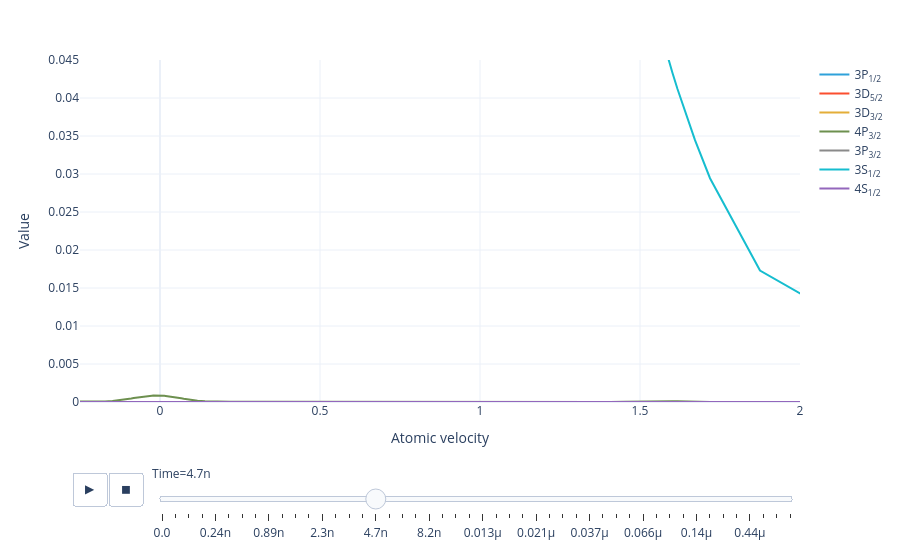

The code cell stored with this chart in its notebook:
### Code cell
model.level_population_distribution(sol).visualize(xaxis_range=(-.25, 2), yaxis_range=(0, .045))

### Figure 1 — Plotly figure (JSON) as saved in the notebook; plotly's stock layout.template omitted (floating-point values rounded to 4 significant figures)
{"data": [{"hovertemplate": "Level=3P<sub>1/2</sub><br>Time=0.0<br>Atomic velocity=%{x}<br>Value=%{y}<extra></extra>", "legendgroup": "3P<sub>1/2</sub>", "line": {"color": "#2fa1da", "dash": "solid"}, "marker": {"symbol": "circle"}, "mode": "lines", "name": "3P<sub>1/2</sub>", "orientation": "v", "showlegend": true, "type": "scatter", "x": [-2.5, -1.5, -0.875, -0.625, -0.4375, -0.3125, -0.2188, -0.1719, -0.1484, -0.1328, -0.1172, -0.1016, -0.08984, -0.08203, -0.07422, -0.06641, -0.05859, -0.05078, -0.04492, -0.04102, -0.03711, -0.0332, -0.0293, -0.02539, -0.02148, -0.01758, -0.01367, -0.009766, -0.005859, -0.001953, 0.001953, 0.005859, 0.009766, 0.01367, 0.01758, 0.02148, 0.02539, 0.0293, 0.03516, 0.04297, 0.05078, 0.05859, 0.06641, 0.07422, 0.08594, 0.1016, 0.1172, 0.1406, 0.1719, 0.2188, 0.3125, 0.4375, 0.5625, 0.6875, 0.875, 1.062, 1.188, 1.312, 1.406, 1.453, 1.484, 1.508, 1.523, 1.535, 1.543, 1.551, 1.559, 1.566, 1.574, 1.586, 1.602, 1.617, 1.641, 1.672, 1.719, 1.875, 2.5], "xaxis": "x", "y": [1.25e-12, 9.613e-11, 8.478e-10, 2.293e-09, 5.418e-09, 1.131e-08, 2.452e-08, 3.93e-08, 4.967e-08, 5.742e-08, 6.585e-08, 7.481e-08, 8.114e-08, 8.549e-08, 8.939e-08, 9.318e-08, 9.668e-08, 9.973e-08, 1.017e-07, 1.03e-07, 1.04e-07, 1.049e-07, 1.058e-07, 1.064e-07, 1.07e-07, 1.073e-07, 1.074e-07, 1.076e-07, 1.074e-07, 1.073e-07, 1.068e-07, 1.063e-07, 1.056e-07, 1.048e-07, 1.039e-07, 1.028e-07, 1.016e-07, 1.003e-07, 9.811e-08, 9.486e-08, 9.124e-08, 8.737e-08, 8.325e-08, 7.902e-08, 7.248e-08, 6.383e-08, 5.551e-08, 4.436e-08, 3.248e-08, 2.079e-08, 1.053e-08, 5.807e-09, 3.856e-09, 2.951e-09, 2.485e-09, 2.668e-09, 3.251e-09, 4.97e-09, 9.011e-09, 1.225e-08, 1.429e-08, 1.542e-08, 1.583e-08, 1.594e-08, 1.591e-08, 1.579e-08, 1.559e-08, 1.53e-08, 1.494e-08, 1.427e-08, 1.315e-08, 1.186e-08, 9.793e-09, 7.117e-09, 4.003e-09, 6.13e-10, 9.703e-12], "yaxis": "y"}, {"hovertemplate": "Level=3D<sub>5/2</sub><br>Time=0.0<br>Atomic velocity=%{x}<br>Value=%{y}<extra></extra>", "legendgroup": "3D<sub>5/2</sub>", "line": {"color": "#fb4f2f", "dash": "solid"}, "marker": {"symbol": "circle"}, "mode": "lines", "name": "3D<sub>5/2</sub>", "orientation": "v", "showlegend": true, "type": "scatter", "x": [-2.5, -1.5, -0.875, -0.625, -0.4375, -0.3125, -0.2188, -0.1719, -0.1484, -0.1328, -0.1172, -0.1016, -0.08984, -0.08203, -0.07422, -0.06641, -0.05859, -0.05078, -0.04492, -0.04102, -0.03711, -0.0332, -0.0293, -0.02539, -0.02148, -0.01758, -0.01367, -0.009766, -0.005859, -0.001953, 0.001953, 0.005859, 0.009766, 0.01367, 0.01758, 0.02148, 0.02539, 0.0293, 0.03516, 0.04297, 0.05078, 0.05859, 0.06641, 0.07422, 0.08594, 0.1016, 0.1172, 0.1406, 0.1719, 0.2188, 0.3125, 0.4375, 0.5625, 0.6875, 0.875, 1.062, 1.188, 1.312, 1.406, 1.453, 1.484, 1.508, 1.523, 1.535, 1.543, 1.551, 1.559, 1.566, 1.574, 1.586, 1.602, 1.617, 1.641, 1.672, 1.719, 1.875, 2.5], "xaxis": "x", "y": [1.215e-12, 9.347e-11, 8.336e-10, 2.318e-09, 5.481e-09, 1.035e-08, 2.403e-08, 4.655e-08, 6.503e-08, 8.018e-08, 9.723e-08, 1.155e-07, 1.295e-07, 1.387e-07, 1.475e-07, 1.559e-07, 1.636e-07, 1.706e-07, 1.751e-07, 1.778e-07, 1.803e-07, 1.824e-07, 1.842e-07, 1.857e-07, 1.869e-07, 1.877e-07, 1.882e-07, 1.884e-07, 1.882e-07, 1.876e-07, 1.867e-07, 1.855e-07, 1.84e-07, 1.821e-07, 1.799e-07, 1.774e-07, 1.747e-07, 1.717e-07, 1.667e-07, 1.593e-07, 1.512e-07, 1.425e-07, 1.335e-07, 1.242e-07, 1.103e-07, 9.229e-08, 7.579e-08, 5.494e-08, 3.512e-08, 1.933e-08, 9.943e-09, 5.841e-09, 3.859e-09, 2.933e-09, 2.491e-09, 2.704e-09, 3.235e-09, 4.466e-09, 1.055e-08, 1.74e-08, 2.241e-08, 2.548e-08, 2.686e-08, 2.743e-08, 2.757e-08, 2.752e-08, 2.727e-08, 2.682e-08, 2.619e-08, 2.492e-08, 2.274e-08, 2.017e-08, 1.599e-08, 1.072e-08, 5.062e-09, 5.63e-10, 9.471e-12], "yaxis": "y"}, {"hovertemplate": "Level=3D<sub>3/2</sub><br>Time=0.0<br>Atomic velocity=%{x}<br>Value=%{y}<extra></extra>", "legendgroup": "3D<sub>3/2</sub>", "line": {"color": "#e4ae38", "dash": "solid"}, "marker": {"symbol": "circle"}, "mode": "lines", "name": "3D<sub>3/2</sub>", "orientation": "v", "showlegend": true, "type": "scatter", "x": [-2.5, -1.5, -0.875, -0.625, -0.4375, -0.3125, -0.2188, -0.1719, -0.1484, -0.1328, -0.1172, -0.1016, -0.08984, -0.08203, -0.07422, -0.06641, -0.05859, -0.05078, -0.04492, -0.04102, -0.03711, -0.0332, -0.0293, -0.02539, -0.02148, -0.01758, -0.01367, -0.009766, -0.005859, -0.001953, 0.001953, 0.005859, 0.009766, 0.01367, 0.01758, 0.02148, 0.02539, 0.0293, 0.03516, 0.04297, 0.05078, 0.05859, 0.06641, 0.07422, 0.08594, 0.1016, 0.1172, 0.1406, 0.1719, 0.2188, 0.3125, 0.4375, 0.5625, 0.6875, 0.875, 1.062, 1.188, 1.312, 1.406, 1.453, 1.484, 1.508, 1.523, 1.535, 1.543, 1.551, 1.559, 1.566, 1.574, 1.586, 1.602, 1.617, 1.641, 1.672, 1.719, 1.875, 2.5], "xaxis": "x", "y": [1.351e-12, 1.039e-10, 9.268e-10, 2.577e-09, 6.093e-09, 1.151e-08, 2.672e-08, 5.175e-08, 7.23e-08, 8.914e-08, 1.081e-07, 1.284e-07, 1.44e-07, 1.542e-07, 1.64e-07, 1.733e-07, 1.819e-07, 1.896e-07, 1.947e-07, 1.977e-07, 2.004e-07, 2.028e-07, 2.048e-07, 2.065e-07, 2.078e-07, 2.087e-07, 2.093e-07, 2.094e-07, 2.092e-07, 2.086e-07, 2.076e-07, 2.062e-07, 2.045e-07, 2.024e-07, 2e-07, 1.973e-07, 1.942e-07, 1.909e-07, 1.853e-07, 1.771e-07, 1.681e-07, 1.584e-07, 1.484e-07, 1.381e-07, 1.226e-07, 1.026e-07, 8.426e-08, 6.107e-08, 3.904e-08, 2.149e-08, 1.105e-08, 6.493e-09, 4.291e-09, 3.261e-09, 2.77e-09, 3.006e-09, 3.596e-09, 4.965e-09, 1.173e-08, 1.934e-08, 2.492e-08, 2.833e-08, 2.986e-08, 3.05e-08, 3.066e-08, 3.06e-08, 3.031e-08, 2.982e-08, 2.911e-08, 2.771e-08, 2.528e-08, 2.242e-08, 1.778e-08, 1.192e-08, 5.627e-09, 6.259e-10, 1.053e-11], "yaxis": "y"}, {"hovertemplate": "Level=4P<sub>3/2</sub><br>Time=0.0<br>Atomic velocity=%{x}<br>Value=%{y}<extra></extra>", "legendgroup": "4P<sub>3/2</sub>", "line": {"color": "#6d904f", "dash": "solid"}, "marker": {"symbol": "circle"}, "mode": "lines", "name": "4P<sub>3/2</sub>", "orientation": "v", "showlegend": true, "type": "scatter", "x": [-2.5, -1.5, -0.875, -0.625, -0.4375, -0.3125, -0.2188, -0.1719, -0.1484, -0.1328, -0.1172, -0.1016, -0.08984, -0.08203, -0.07422, -0.06641, -0.05859, -0.05078, -0.04492, -0.04102, -0.03711, -0.0332, -0.0293, -0.02539, -0.02148, -0.01758, -0.01367, -0.009766, -0.005859, -0.001953, 0.001953, 0.005859, 0.009766, 0.01367, 0.01758, 0.02148, 0.02539, 0.0293, 0.03516, 0.04297, 0.05078, 0.05859, 0.06641, 0.07422, 0.08594, 0.1016, 0.1172, 0.1406, 0.1719, 0.2188, 0.3125, 0.4375, 0.5625, 0.6875, 0.875, 1.062, 1.188, 1.312, 1.406, 1.453, 1.484, 1.508, 1.523, 1.535, 1.543, 1.551, 1.559, 1.566, 1.574, 1.586, 1.602, 1.617, 1.641, 1.672, 1.719, 1.875, 2.5], "xaxis": "x", "y": [2.168e-09, 1.667e-07, 1.473e-06, 3.873e-06, 9.937e-06, 2.182e-05, 2.385e-05, 6.954e-05, 0.0001344, 0.0001997, 0.0002835, 0.0003831, 0.0004651, 0.0005213, 0.0005772, 0.0006316, 0.0006829, 0.0007298, 0.0007611, 0.0007799, 0.0007968, 0.0008118, 0.0008246, 0.0008351, 0.0008434, 0.0008493, 0.0008527, 0.0008537, 0.0008522, 0.0008483, 0.0008419, 0.0008332, 0.0008221, 0.0008089, 0.0007936, 0.0007762, 0.0007571, 0.0007363, 0.0007022, 0.0006525, 0.0005992, 0.0005437, 0.0004875, 0.0004318, 0.0003519, 0.0002566, 0.0001784, 9.558e-05, 4.015e-05, 2.225e-05, 2.155e-05, 1.022e-05, 6.506e-06, 5.09e-06, 4.283e-06, 4.458e-06, 6.528e-06, 7.001e-06, 1.521e-05, 4.581e-05, 7.707e-05, 0.0001002, 0.0001124, 0.0001189, 0.0001216, 0.000123, 0.0001229, 0.0001214, 0.0001186, 0.0001121, 9.98e-05, 8.484e-05, 6.093e-05, 3.314e-05, 9.326e-06, 1.194e-06, 1.684e-08], "yaxis": "y"}, {"hovertemplate": "Level=3P<sub>3/2</sub><br>Time=0.0<br>Atomic velocity=%{x}<br>Value=%{y}<extra></extra>", "legendgroup": "3P<sub>3/2</sub>", "line": {"color": "#8a8a8a", "dash": "solid"}, "marker": {"symbol": "circle"}, "mode": "lines", "name": "3P<sub>3/2</sub>", "orientation": "v", "showlegend": true, "type": "scatter", "x": [-2.5, -1.5, -0.875, -0.625, -0.4375, -0.3125, -0.2188, -0.1719, -0.1484, -0.1328, -0.1172, -0.1016, -0.08984, -0.08203, -0.07422, -0.06641, -0.05859, -0.05078, -0.04492, -0.04102, -0.03711, -0.0332, -0.0293, -0.02539, -0.02148, -0.01758, -0.01367, -0.009766, -0.005859, -0.001953, 0.001953, 0.005859, 0.009766, 0.01367, 0.01758, 0.02148, 0.02539, 0.0293, 0.03516, 0.04297, 0.05078, 0.05859, 0.06641, 0.07422, 0.08594, 0.1016, 0.1172, 0.1406, 0.1719, 0.2188, 0.3125, 0.4375, 0.5625, 0.6875, 0.875, 1.062, 1.188, 1.312, 1.406, 1.453, 1.484, 1.508, 1.523, 1.535, 1.543, 1.551, 1.559, 1.566, 1.574, 1.586, 1.602, 1.617, 1.641, 1.672, 1.719, 1.875, 2.5], "xaxis": "x", "y": [2.407e-12, 1.852e-10, 1.632e-09, 4.409e-09, 1.043e-08, 2.181e-08, 4.723e-08, 7.566e-08, 9.565e-08, 1.106e-07, 1.268e-07, 1.441e-07, 1.563e-07, 1.647e-07, 1.722e-07, 1.795e-07, 1.863e-07, 1.921e-07, 1.96e-07, 1.984e-07, 2.004e-07, 2.021e-07, 2.038e-07, 2.049e-07, 2.061e-07, 2.068e-07, 2.07e-07, 2.073e-07, 2.07e-07, 2.067e-07, 2.058e-07, 2.048e-07, 2.035e-07, 2.02e-07, 2.001e-07, 1.981e-07, 1.958e-07, 1.932e-07, 1.89e-07, 1.827e-07, 1.758e-07, 1.683e-07, 1.604e-07, 1.522e-07, 1.396e-07, 1.229e-07, 1.069e-07, 8.541e-08, 6.254e-08, 4.005e-08, 2.029e-08, 1.118e-08, 7.42e-09, 5.678e-09, 4.78e-09, 5.133e-09, 6.265e-09, 9.577e-09, 1.735e-08, 2.359e-08, 2.753e-08, 2.97e-08, 3.05e-08, 3.071e-08, 3.065e-08, 3.042e-08, 3.004e-08, 2.948e-08, 2.879e-08, 2.749e-08, 2.534e-08, 2.286e-08, 1.887e-08, 1.371e-08, 7.708e-09, 1.182e-09, 1.869e-11], "yaxis": "y"}, {"hovertemplate": "Level=3S<sub>1/2</sub><br>Time=0.0<br>Atomic velocity=%{x}<br>Value=%{y}<extra></extra>", "legendgroup": "3S<sub>1/2</sub>", "line": {"color": "#16bdcf", "dash": "solid"}, "marker": {"symbol": "circle"}, "mode": "lines", "name": "3S<sub>1/2</sub>", "orientation": "v", "showlegend": true, "type": "scatter", "x": [-2.5, -1.5, -0.875, -0.625, -0.4375, -0.3125, -0.2188, -0.1719, -0.1484, -0.1328, -0.1172, -0.1016, -0.08984, -0.08203, -0.07422, -0.06641, -0.05859, -0.05078, -0.04492, -0.04102, -0.03711, -0.0332, -0.0293, -0.02539, -0.02148, -0.01758, -0.01367, -0.009766, -0.005859, -0.001953, 0.001953, 0.005859, 0.009766, 0.01367, 0.01758, 0.02148, 0.02539, 0.0293, 0.03516, 0.04297, 0.05078, 0.05859, 0.06641, 0.07422, 0.08594, 0.1016, 0.1172, 0.1406, 0.1719, 0.2188, 0.3125, 0.4375, 0.5625, 0.6875, 0.875, 1.062, 1.188, 1.312, 1.406, 1.453, 1.484, 1.508, 1.523, 1.535, 1.543, 1.551, 1.559, 1.566, 1.574, 1.586, 1.602, 1.617, 1.641, 1.672, 1.719, 1.875, 2.5], "xaxis": "x", "y": [0.002328, 0.07631, 0.2631, 0.3813, 0.4655, 0.5111, 0.5376, 0.5477, 0.5517, 0.5541, 0.5562, 0.558, 0.5592, 0.5599, 0.5605, 0.5611, 0.5616, 0.562, 0.5623, 0.5625, 0.5626, 0.5627, 0.5629, 0.563, 0.5631, 0.5632, 0.5632, 0.5633, 0.5633, 0.5633, 0.5633, 0.5633, 0.5633, 0.5633, 0.5632, 0.5631, 0.5631, 0.563, 0.5628, 0.5625, 0.5621, 0.5617, 0.5612, 0.5606, 0.5597, 0.5581, 0.5563, 0.553, 0.5477, 0.5376, 0.5111, 0.4655, 0.411, 0.3517, 0.2631, 0.1827, 0.138, 0.1011, 0.07815, 0.06826, 0.06224, 0.05799, 0.05529, 0.05333, 0.05205, 0.05081, 0.04959, 0.04839, 0.04721, 0.0455, 0.0433, 0.04119, 0.03819, 0.03445, 0.02945, 0.0173, 0.002328], "yaxis": "y"}, {"hovertemplate": "Level=4S<sub>1/2</sub><br>Time=0.0<br>Atomic velocity=%{x}<br>Value=%{y}<extra></extra>", "legendgroup": "4S<sub>1/2</sub>", "line": {"color": "#9367bc", "dash": "solid"}, "marker": {"symbol": "circle"}, "mode": "lines", "name": "4S<sub>1/2</sub>", "orientation": "v", "showlegend": true, "type": "scatter", "x": [-2.5, -1.5, -0.875, -0.625, -0.4375, -0.3125, -0.2188, -0.1719, -0.1484, -0.1328, -0.1172, -0.1016, -0.08984, -0.08203, -0.07422, -0.06641, -0.05859, -0.05078, -0.04492, -0.04102, -0.03711, -0.0332, -0.0293, -0.02539, -0.02148, -0.01758, -0.01367, -0.009766, -0.005859, -0.001953, 0.001953, 0.005859, 0.009766, 0.01367, 0.01758, 0.02148, 0.02539, 0.0293, 0.03516, 0.04297, 0.05078, 0.05859, 0.06641, 0.07422, 0.08594, 0.1016, 0.1172, 0.1406, 0.1719, 0.2188, 0.3125, 0.4375, 0.5625, 0.6875, 0.875, 1.062, 1.188, 1.312, 1.406, 1.453, 1.484, 1.508, 1.523, 1.535, 1.543, 1.551, 1.559, 1.566, 1.574, 1.586, 1.602, 1.617, 1.641, 1.672, 1.719, 1.875, 2.5], "xaxis": "x", "y": [5.961e-11, 4.586e-09, 4.041e-08, 1.084e-07, 2.625e-07, 5.371e-07, 1.22e-06, 2.252e-06, 3.105e-06, 3.814e-06, 4.621e-06, 5.498e-06, 6.175e-06, 6.622e-06, 7.056e-06, 7.469e-06, 7.851e-06, 8.195e-06, 8.422e-06, 8.558e-06, 8.679e-06, 8.786e-06, 8.877e-06, 8.952e-06, 9.011e-06, 9.053e-06, 9.077e-06, 9.085e-06, 9.075e-06, 9.047e-06, 9.003e-06, 8.941e-06, 8.864e-06, 8.77e-06, 8.661e-06, 8.537e-06, 8.4e-06, 8.25e-06, 8.002e-06, 7.635e-06, 7.234e-06, 6.809e-06, 6.367e-06, 5.917e-06, 5.245e-06, 4.386e-06, 3.608e-06, 2.639e-06, 1.731e-06, 1e-06, 5.073e-07, 2.795e-07, 1.83e-07, 1.399e-07, 1.178e-07, 1.272e-07, 1.582e-07, 2.349e-07, 5.116e-07, 8.273e-07, 1.068e-06, 1.219e-06, 1.289e-06, 1.319e-06, 1.327e-06, 1.326e-06, 1.315e-06, 1.293e-06, 1.263e-06, 1.201e-06, 1.094e-06, 9.681e-07, 7.639e-07, 5.098e-07, 2.427e-07, 2.92e-08, 4.628e-10], "yaxis": "y"}], "layout": {"legend": {"title": {}, "tracegroupgap": 0}, "margin": {"t": 60}, "sliders": [{"active": 16, "currentvalue": {"prefix": "Time="}, "len": 0.9, "pad": {"b": 10, "t": 60}, "steps": [{"args": [["0.0"], {"frame": {"duration": 0, "redraw": false}, "fromcurrent": true, "mode": "immediate", "transition": {"duration": 0, "easing": "linear"}}], "label": "0.0", "method": "animate"}, {"args": [["1.9987014684470213e-14"], {"frame": {"duration": 0, "redraw": false}, "fromcurrent": true, "mode": "immediate", "transition": {"duration": 0, "easing": "linear"}}], "label": "0.020p", "method": "animate"}, {"args": [["8.14639252225854e-11"], {"frame": {"duration": 0, "redraw": false}, "fromcurrent": true, "mode": "immediate", "transition": {"duration": 0, "easing": "linear"}}], "label": "0.081n", "method": "animate"}, {"args": [["1.6290786343048632e-10"], {"frame": {"duration": 0, "redraw": false}, "fromcurrent": true, "mode": "immediate", "transition": {"duration": 0, "easing": "linear"}}], "label": "0.16n", "method": "animate"}, {"args": [["2.443518016383873e-10"], {"frame": {"duration": 0, "redraw": false}, "fromcurrent": true, "mode": "immediate", "transition": {"duration": 0, "easing": "linear"}}], "label": "0.24n", "method": "animate"}, {"args": [["3.847518111996298e-10"], {"frame": {"duration": 0, "redraw": false}, "fromcurrent": true, "mode": "immediate", "transition": {"duration": 0, "easing": "linear"}}], "label": "0.38n", "method": "animate"}, {"args": [["5.251518207608723e-10"], {"frame": {"duration": 0, "redraw": false}, "fromcurrent": true, "mode": "immediate", "transition": {"duration": 0, "easing": "linear"}}], "label": "0.53n", "method": "animate"}, {"args": [["6.655518303221148e-10"], {"frame": {"duration": 0, "redraw": false}, "fromcurrent": true, "mode": "immediate", "transition": {"duration": 0, "easing": "linear"}}], "label": "0.67n", "method": "animate"}, {"args": [["8.946940371553788e-10"], {"frame": {"duration": 0, "redraw": false}, "fromcurrent": true, "mode": "immediate", "transition": {"duration": 0, "easing": "linear"}}], "label": "0.89n", "method": "animate"}, {"args": [["1.1238362439886427e-09"], {"frame": {"duration": 0, "redraw": false}, "fromcurrent": true, "mode": "immediate", "transition": {"duration": 0, "easing": "linear"}}], "label": "1.1n", "method": "animate"}, {"args": [["1.3529784508219067e-09"], {"frame": {"duration": 0, "redraw": false}, "fromcurrent": true, "mode": "immediate", "transition": {"duration": 0, "easing": "linear"}}], "label": "1.4n", "method": "animate"}, {"args": [["1.7250367077358165e-09"], {"frame": {"duration": 0, "redraw": false}, "fromcurrent": true, "mode": "immediate", "transition": {"duration": 0, "easing": "linear"}}], "label": "1.7n", "method": "animate"}, {"args": [["2.3101624812050517e-09"], {"frame": {"duration": 0, "redraw": false}, "fromcurrent": true, "mode": "immediate", "transition": {"duration": 0, "easing": "linear"}}], "label": "2.3n", "method": "animate"}, {"args": [["2.895288254674287e-09"], {"frame": {"duration": 0, "redraw": false}, "fromcurrent": true, "mode": "immediate", "transition": {"duration": 0, "easing": "linear"}}], "label": "2.9n", "method": "animate"}, {"args": [["3.480414028143522e-09"], {"frame": {"duration": 0, "redraw": false}, "fromcurrent": true, "mode": "immediate", "transition": {"duration": 0, "easing": "linear"}}], "label": "3.5n", "method": "animate"}, {"args": [["4.065539801612758e-09"], {"frame": {"duration": 0, "redraw": false}, "fromcurrent": true, "mode": "immediate", "transition": {"duration": 0, "easing": "linear"}}], "label": "4.1n", "method": "animate"}, {"args": [["4.650665575081993e-09"], {"frame": {"duration": 0, "redraw": false}, "fromcurrent": true, "mode": "immediate", "transition": {"duration": 0, "easing": "linear"}}], "label": "4.7n", "method": "animate"}, {"args": [["5.542374945029296e-09"], {"frame": {"duration": 0, "redraw": false}, "fromcurrent": true, "mode": "immediate", "transition": {"duration": 0, "easing": "linear"}}], "label": "5.5n", "method": "animate"}, {"args": [["6.434084314976599e-09"], {"frame": {"duration": 0, "redraw": false}, "fromcurrent": true, "mode": "immediate", "transition": {"duration": 0, "easing": "linear"}}], "label": "6.4n", "method": "animate"}, {"args": [["7.325793684923902e-09"], {"frame": {"duration": 0, "redraw": false}, "fromcurrent": true, "mode": "immediate", "transition": {"duration": 0, "easing": "linear"}}], "label": "7.3n", "method": "animate"}, {"args": [["8.217503054871205e-09"], {"frame": {"duration": 0, "redraw": false}, "fromcurrent": true, "mode": "immediate", "transition": {"duration": 0, "easing": "linear"}}], "label": "8.2n", "method": "animate"}, {"args": [["9.109212424818508e-09"], {"frame": {"duration": 0, "redraw": false}, "fromcurrent": true, "mode": "immediate", "transition": {"duration": 0, "easing": "linear"}}], "label": "9.1n", "method": "animate"}, {"args": [["1.0514816841477378e-08"], {"frame": {"duration": 0, "redraw": false}, "fromcurrent": true, "mode": "immediate", "transition": {"duration": 0, "easing": "linear"}}], "label": "0.011µ", "method": "animate"}, {"args": [["1.1920421258136249e-08"], {"frame": {"duration": 0, "redraw": false}, "fromcurrent": true, "mode": "immediate", "transition": {"duration": 0, "easing": "linear"}}], "label": "0.012µ", "method": "animate"}, {"args": [["1.332602567479512e-08"], {"frame": {"duration": 0, "redraw": false}, "fromcurrent": true, "mode": "immediate", "transition": {"duration": 0, "easing": "linear"}}], "label": "0.013µ", "method": "animate"}, {"args": [["1.473163009145399e-08"], {"frame": {"duration": 0, "redraw": false}, "fromcurrent": true, "mode": "immediate", "transition": {"duration": 0, "easing": "linear"}}], "label": "0.015µ", "method": "animate"}, {"args": [["1.696136162278235e-08"], {"frame": {"duration": 0, "redraw": false}, "fromcurrent": true, "mode": "immediate", "transition": {"duration": 0, "easing": "linear"}}], "label": "0.017µ", "method": "animate"}, {"args": [["1.9191093154110706e-08"], {"frame": {"duration": 0, "redraw": false}, "fromcurrent": true, "mode": "immediate", "transition": {"duration": 0, "easing": "linear"}}], "label": "0.019µ", "method": "animate"}, {"args": [["2.1420824685439063e-08"], {"frame": {"duration": 0, "redraw": false}, "fromcurrent": true, "mode": "immediate", "transition": {"duration": 0, "easing": "linear"}}], "label": "0.021µ", "method": "animate"}, {"args": [["2.4827204616869743e-08"], {"frame": {"duration": 0, "redraw": false}, "fromcurrent": true, "mode": "immediate", "transition": {"duration": 0, "easing": "linear"}}], "label": "0.025µ", "method": "animate"}, {"args": [["2.8233584548300427e-08"], {"frame": {"duration": 0, "redraw": false}, "fromcurrent": true, "mode": "immediate", "transition": {"duration": 0, "easing": "linear"}}], "label": "0.028µ", "method": "animate"}, {"args": [["3.163996447973111e-08"], {"frame": {"duration": 0, "redraw": false}, "fromcurrent": true, "mode": "immediate", "transition": {"duration": 0, "easing": "linear"}}], "label": "0.032µ", "method": "animate"}, {"args": [["3.704382600158622e-08"], {"frame": {"duration": 0, "redraw": false}, "fromcurrent": true, "mode": "immediate", "transition": {"duration": 0, "easing": "linear"}}], "label": "0.037µ", "method": "animate"}, {"args": [["4.2447687523441334e-08"], {"frame": {"duration": 0, "redraw": false}, "fromcurrent": true, "mode": "immediate", "transition": {"duration": 0, "easing": "linear"}}], "label": "0.042µ", "method": "animate"}, {"args": [["4.7851549045296446e-08"], {"frame": {"duration": 0, "redraw": false}, "fromcurrent": true, "mode": "immediate", "transition": {"duration": 0, "easing": "linear"}}], "label": "0.048µ", "method": "animate"}, {"args": [["5.695140773466456e-08"], {"frame": {"duration": 0, "redraw": false}, "fromcurrent": true, "mode": "immediate", "transition": {"duration": 0, "easing": "linear"}}], "label": "0.057µ", "method": "animate"}, {"args": [["6.605126642403269e-08"], {"frame": {"duration": 0, "redraw": false}, "fromcurrent": true, "mode": "immediate", "transition": {"duration": 0, "easing": "linear"}}], "label": "0.066µ", "method": "animate"}, {"args": [["8.018475822093442e-08"], {"frame": {"duration": 0, "redraw": false}, "fromcurrent": true, "mode": "immediate", "transition": {"duration": 0, "easing": "linear"}}], "label": "0.080µ", "method": "animate"}, {"args": [["9.431825001783615e-08"], {"frame": {"duration": 0, "redraw": false}, "fromcurrent": true, "mode": "immediate", "transition": {"duration": 0, "easing": "linear"}}], "label": "0.094µ", "method": "animate"}, {"args": [["1.1808492740253948e-07"], {"frame": {"duration": 0, "redraw": false}, "fromcurrent": true, "mode": "immediate", "transition": {"duration": 0, "easing": "linear"}}], "label": "0.12µ", "method": "animate"}, {"args": [["1.418516047872428e-07"], {"frame": {"duration": 0, "redraw": false}, "fromcurrent": true, "mode": "immediate", "transition": {"duration": 0, "easing": "linear"}}], "label": "0.14µ", "method": "animate"}, {"args": [["1.844615935999222e-07"], {"frame": {"duration": 0, "redraw": false}, "fromcurrent": true, "mode": "immediate", "transition": {"duration": 0, "easing": "linear"}}], "label": "0.18µ", "method": "animate"}, {"args": [["2.499141091068392e-07"], {"frame": {"duration": 0, "redraw": false}, "fromcurrent": true, "mode": "immediate", "transition": {"duration": 0, "easing": "linear"}}], "label": "0.25µ", "method": "animate"}, {"args": [["3.153666246137562e-07"], {"frame": {"duration": 0, "redraw": false}, "fromcurrent": true, "mode": "immediate", "transition": {"duration": 0, "easing": "linear"}}], "label": "0.32µ", "method": "animate"}, {"args": [["4.445159529568681e-07"], {"frame": {"duration": 0, "redraw": false}, "fromcurrent": true, "mode": "immediate", "transition": {"duration": 0, "easing": "linear"}}], "label": "0.44µ", "method": "animate"}, {"args": [["5.736652812999801e-07"], {"frame": {"duration": 0, "redraw": false}, "fromcurrent": true, "mode": "immediate", "transition": {"duration": 0, "easing": "linear"}}], "label": "0.57µ", "method": "animate"}, {"args": [["8.078642284593958e-07"], {"frame": {"duration": 0, "redraw": false}, "fromcurrent": true, "mode": "immediate", "transition": {"duration": 0, "easing": "linear"}}], "label": "0.81µ", "method": "animate"}, {"args": [["1.1606948091990645e-06"], {"frame": {"duration": 0, "redraw": false}, "fromcurrent": true, "mode": "immediate", "transition": {"duration": 0, "easing": "linear"}}], "label": "1.2µ", "method": "animate"}], "x": 0.1, "xanchor": "left", "y": 0, "yanchor": "top"}], "updatemenus": [{"buttons": [{"args": [null, {"frame": {"duration": 100, "redraw": false}, "fromcurrent": true, "mode": "immediate", "transition": {"duration": 0, "easing": "linear"}}], "label": "&#9654;", "method": "animate"}, {"args": [[null], {"frame": {"duration": 0, "redraw": false}, "fromcurrent": true, "mode": "immediate", "transition": {"duration": 0, "easing": "linear"}}], "label": "&#9724;", "method": "animate"}], "direction": "left", "pad": {"r": 10, "t": 70}, "showactive": false, "type": "buttons", "x": 0.1, "xanchor": "right", "y": 0, "yanchor": "top"}], "xaxis": {"anchor": "y", "domain": [0, 1], "range": [-0.25, 2], "title": {"text": "Atomic velocity"}}, "yaxis": {"anchor": "x", "domain": [0, 1], "range": [0, 0.045], "title": {"text": "Value"}}}}
